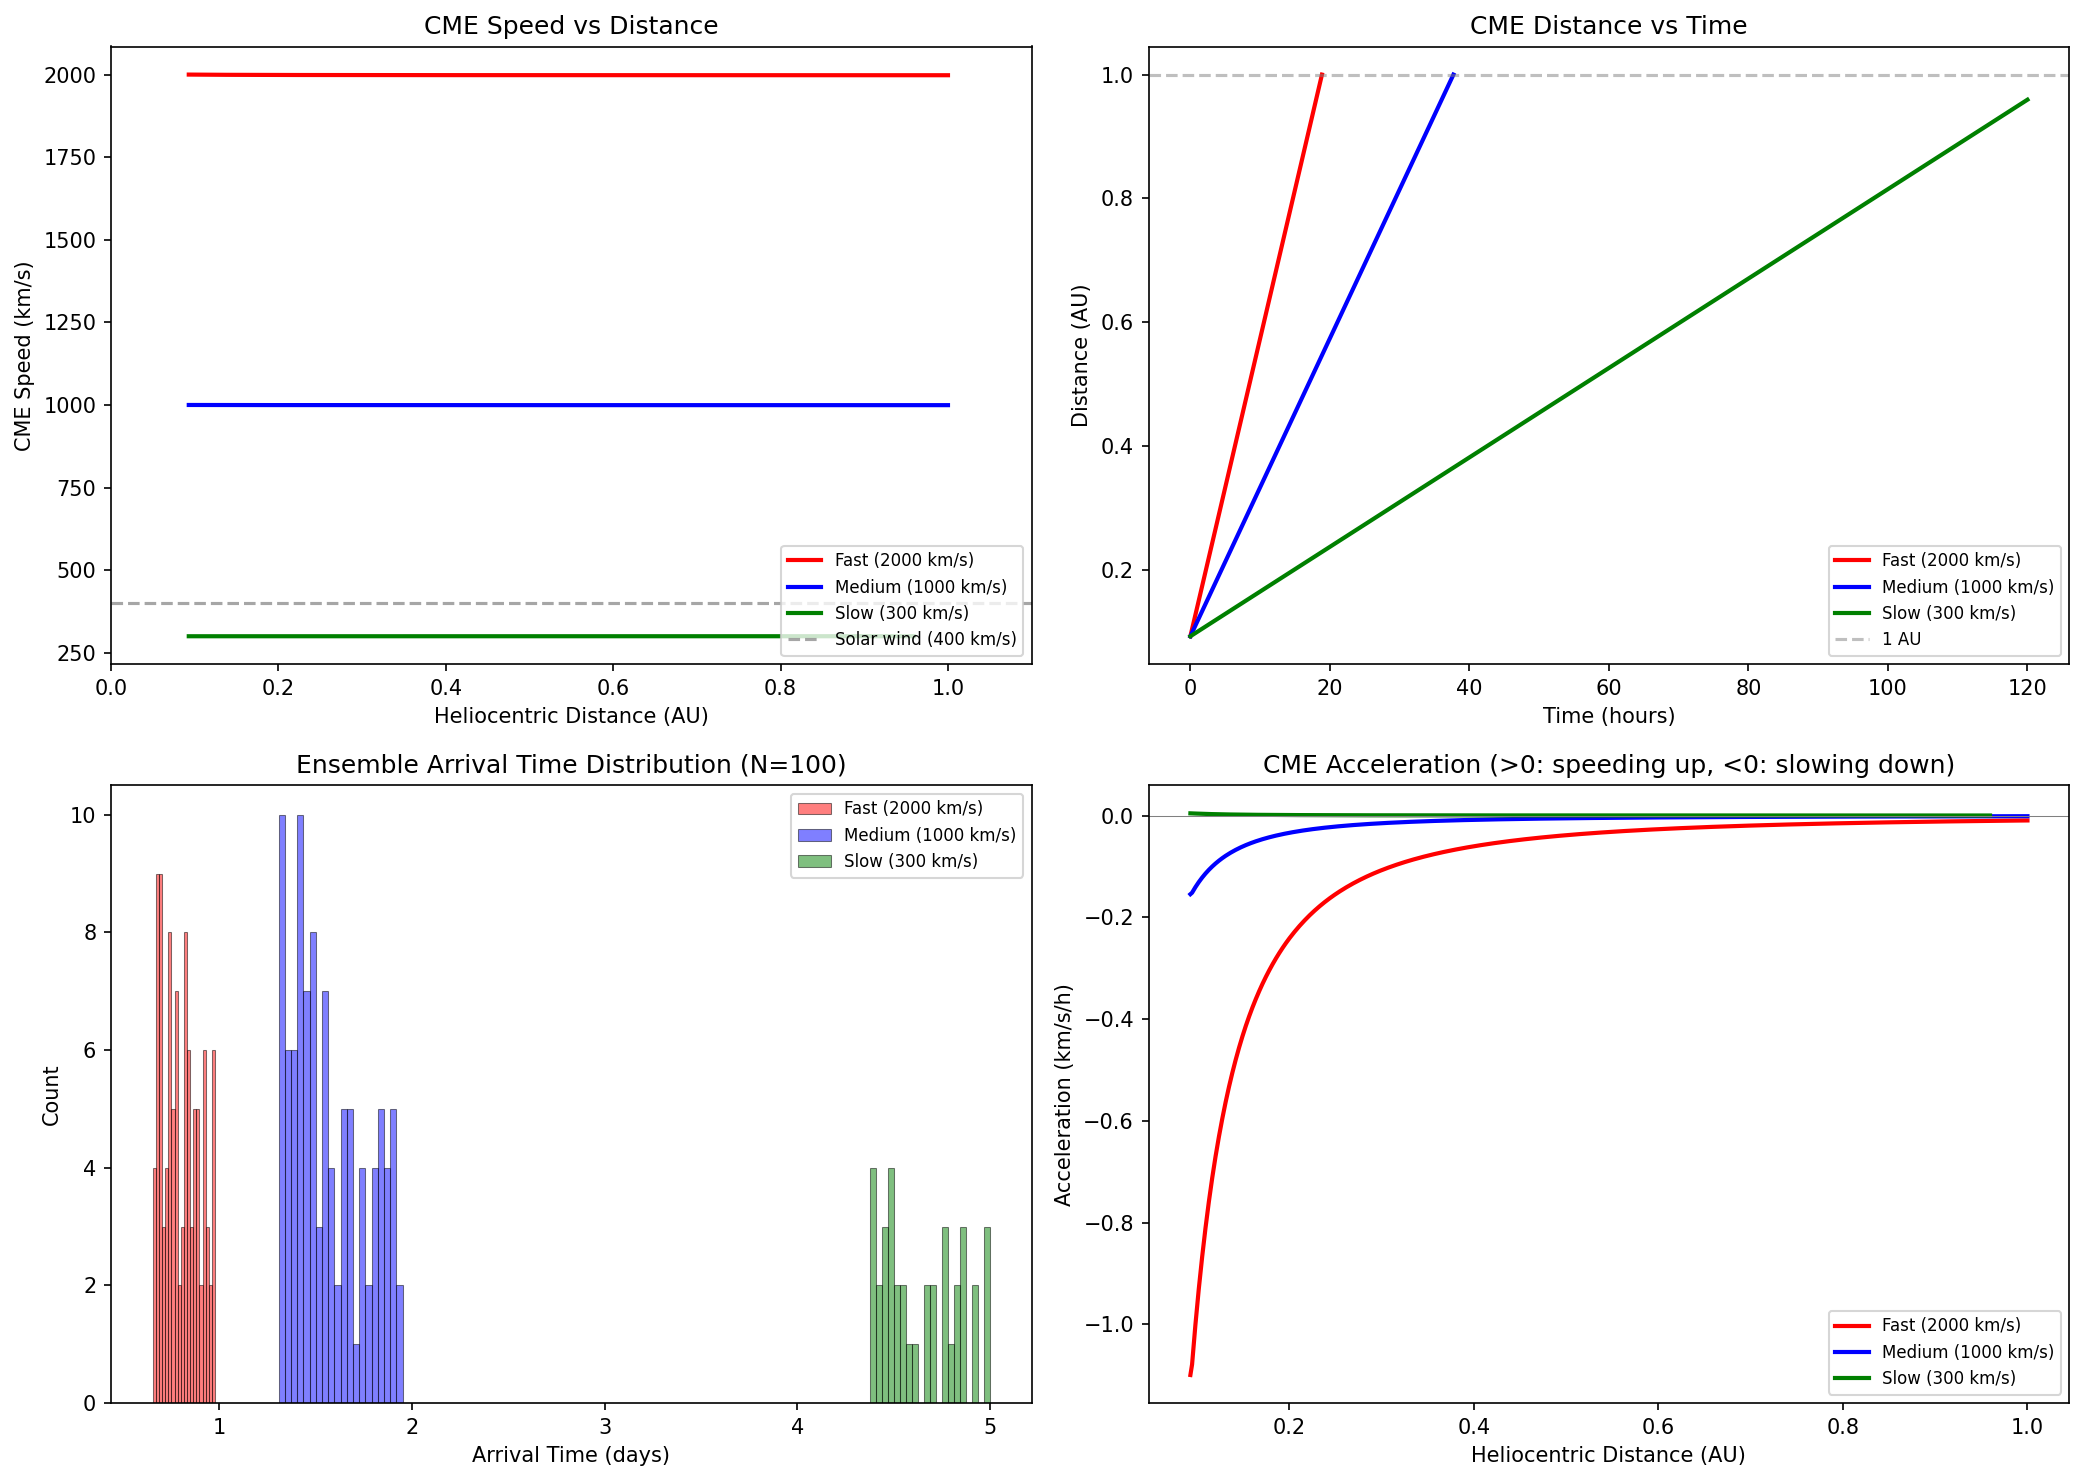

Generate this figure with Python:
"""
CME Propagation: Drag-Based Model with Ensemble Forecasting.

Demonstrates:
- Drag-based equation of motion for interplanetary CME propagation
- Dependence on initial speed: fast CMEs decelerate, slow CMEs accelerate
- Monte Carlo ensemble to quantify arrival time uncertainty
- Statistical arrival time distributions at 1 AU

Physics:
    After eruption, a CME propagates through the heliosphere and interacts
    with the ambient solar wind. The aerodynamic drag force decelerates fast
    CMEs and accelerates slow CMEs toward the solar wind speed:
        dv/dt = -gamma * (v - v_sw) * |v - v_sw|
    where gamma = C_d * A * rho_sw / M_cme depends on the CME cross-section,
    mass, and the solar wind density rho_sw ~ r^{-2}. This drag-based model
    (Vrsnak et al. 2013) is widely used for space weather forecasting.
"""

import numpy as np
from scipy.integrate import solve_ivp
import matplotlib.pyplot as plt

# === Physical Constants and Parameters ===
R_sun = 6.957e8    # solar radius (m)
AU = 1.496e11      # astronomical unit (m)

# Solar wind parameters
v_sw_default = 400e3  # ambient solar wind speed (m/s)
rho_0 = 6e-21         # proton density at r_0 ~ 20 R_sun (kg/m^3)
r_0 = 20 * R_sun      # initial heliocentric distance

# CME parameters
M_cme = 1e13          # CME mass (kg), typical ~10^12-10^13 kg
omega_half = np.radians(30)  # CME half-angular width
C_d = 1.0              # drag coefficient


def drag_ode(t, y, gamma_0, v_sw, r_ref):
    """
    Drag-based ODE system.
    y = [r, v] where r is heliocentric distance, v is radial speed.

    The drag parameter gamma varies with distance because rho_sw ~ r^{-2}:
        gamma(r) = gamma_0 * (r_ref / r)^2
    """
    r, v = y
    # Drag parameter decreases with distance (density drops as r^-2)
    gamma = gamma_0 * (r_ref / r) ** 2
    dv = v  # dr/dt = v
    da = -gamma * (v - v_sw) * abs(v - v_sw)  # dv/dt
    return [dv, da]


def propagate_cme(v_0, v_sw, gamma_0, r_start, r_end, t_max=5 * 86400):
    """
    Propagate CME from r_start to r_end using drag-based model.
    Returns time of arrival and velocity at r_end.
    """
    def event_arrival(t, y, *args):
        return y[0] - r_end
    event_arrival.terminal = True
    event_arrival.direction = 1

    sol = solve_ivp(
        drag_ode, [0, t_max], [r_start, v_0],
        args=(gamma_0, v_sw, r_start),
        events=event_arrival,
        max_step=3600,  # 1 hour max step
        rtol=1e-8, atol=1e-6,
        dense_output=True
    )
    return sol


# === Compute gamma_0 from physical parameters ===
# Cross-sectional area at r_0: A = pi * (r_0 * tan(omega))^2
A_cme = np.pi * (r_0 * np.tan(omega_half)) ** 2
gamma_0 = C_d * A_cme * rho_0 / M_cme

print("=" * 60)
print("CME DRAG-BASED PROPAGATION MODEL")
print("=" * 60)
print(f"CME mass: {M_cme:.1e} kg")
print(f"Angular half-width: {np.degrees(omega_half):.0f} deg")
print(f"Drag parameter gamma_0: {gamma_0:.2e} /km")
print(f"Solar wind speed: {v_sw_default / 1e3:.0f} km/s")
print(f"Initial distance: {r_0 / R_sun:.0f} R_sun")

# === Three test cases: fast, medium, slow CME ===
cases = {
    'Fast (2000 km/s)':   2000e3,
    'Medium (1000 km/s)': 1000e3,
    'Slow (300 km/s)':     300e3,
}

print("\n--- Single-run Results ---")
solutions = {}
for label, v_0 in cases.items():
    sol = propagate_cme(v_0, v_sw_default, gamma_0, r_0, AU)
    if sol.t_events[0].size > 0:
        t_arr = sol.t_events[0][0] / 3600  # hours
        v_arr = sol.y_events[0][0][1] / 1e3  # km/s
        print(f"  {label}: arrival = {t_arr:.1f} h ({t_arr / 24:.1f} days), "
              f"v_1AU = {v_arr:.0f} km/s")
    else:
        t_arr = np.nan
        v_arr = np.nan
        print(f"  {label}: did not reach 1 AU within time limit")
    solutions[label] = sol

# === Monte Carlo Ensemble Forecasting ===
print("\n--- Ensemble Forecasting (100 runs each, +/-20% variation) ---")
np.random.seed(42)
N_ensemble = 100

fig, axes = plt.subplots(2, 2, figsize=(14, 10))
colors = {'Fast (2000 km/s)': 'red', 'Medium (1000 km/s)': 'blue',
          'Slow (300 km/s)': 'green'}

arrival_times = {}

for label, v_0_nom in cases.items():
    t_arrivals = []
    v_arrivals = []

    for _ in range(N_ensemble):
        # Perturb parameters by +/-20%
        v_0 = v_0_nom * np.random.uniform(0.8, 1.2)
        v_sw = v_sw_default * np.random.uniform(0.8, 1.2)
        gamma_pert = gamma_0 * np.random.uniform(0.8, 1.2)

        sol = propagate_cme(v_0, v_sw, gamma_pert, r_0, AU)
        if sol.t_events[0].size > 0:
            t_arrivals.append(sol.t_events[0][0] / 3600)  # hours
            v_arrivals.append(sol.y_events[0][0][1] / 1e3)

    t_arr_arr = np.array(t_arrivals)
    arrival_times[label] = t_arr_arr
    print(f"  {label}: {np.mean(t_arr_arr):.1f} +/- {np.std(t_arr_arr):.1f} h "
          f"({np.mean(t_arr_arr) / 24:.1f} +/- {np.std(t_arr_arr) / 24:.1f} days)")

# === Plotting ===

# 1. v(r) profiles
ax = axes[0, 0]
r_plot = np.linspace(r_0, AU, 500)
for label, sol in solutions.items():
    t_dense = np.linspace(sol.t[0], sol.t[-1], 500)
    y_dense = sol.sol(t_dense)
    r_dense = y_dense[0] / AU  # in AU
    v_dense = y_dense[1] / 1e3  # km/s
    ax.plot(r_dense, v_dense, color=colors[label], linewidth=2, label=label)
ax.axhline(v_sw_default / 1e3, color='gray', linestyle='--', alpha=0.7,
           label=f'Solar wind ({v_sw_default / 1e3:.0f} km/s)')
ax.set_xlabel('Heliocentric Distance (AU)')
ax.set_ylabel('CME Speed (km/s)')
ax.set_title('CME Speed vs Distance')
ax.legend(fontsize=8)
ax.set_xlim(0, 1.1)

# 2. r(t) profiles
ax = axes[0, 1]
for label, sol in solutions.items():
    t_hr = sol.t / 3600
    r_au = sol.y[0] / AU
    ax.plot(t_hr, r_au, color=colors[label], linewidth=2, label=label)
ax.axhline(1.0, color='gray', linestyle='--', alpha=0.5, label='1 AU')
ax.set_xlabel('Time (hours)')
ax.set_ylabel('Distance (AU)')
ax.set_title('CME Distance vs Time')
ax.legend(fontsize=8)

# 3. Arrival time distributions (histogram)
ax = axes[1, 0]
for label in cases:
    if label in arrival_times:
        ax.hist(arrival_times[label] / 24, bins=20, alpha=0.5,
                color=colors[label], label=label, edgecolor='black',
                linewidth=0.5)
ax.set_xlabel('Arrival Time (days)')
ax.set_ylabel('Count')
ax.set_title('Ensemble Arrival Time Distribution (N=100)')
ax.legend(fontsize=8)

# 4. Fast vs slow comparison: acceleration/deceleration
ax = axes[1, 1]
for label, sol in solutions.items():
    t_dense = np.linspace(sol.t[0], sol.t[-1], 500)
    y_dense = sol.sol(t_dense)
    v_dense = y_dense[1] / 1e3
    # Compute acceleration
    accel = np.gradient(v_dense * 1e3, t_dense) / 1e3  # km/s^2
    r_dense = y_dense[0] / AU
    ax.plot(r_dense, accel * 3600, color=colors[label], linewidth=2, label=label)
ax.axhline(0, color='gray', linewidth=0.5)
ax.set_xlabel('Heliocentric Distance (AU)')
ax.set_ylabel('Acceleration (km/s/h)')
ax.set_title('CME Acceleration (>0: speeding up, <0: slowing down)')
ax.legend(fontsize=8)

plt.tight_layout()
plt.savefig('/opt/projects/01_Personal/03_Study/examples/Solar_Physics/09_cme_propagation.png',
            dpi=150, bbox_inches='tight')
plt.show()

print("\nPlot saved to 09_cme_propagation.png")
print("\nKey insight: Fast CMEs decelerate toward v_sw, slow CMEs accelerate toward v_sw.")
